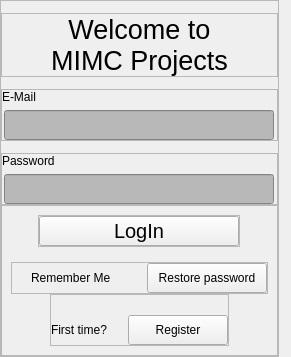
                <widget class="QWidget" name="loginPage">
                 <layout class="QVBoxLayout" name="verticalLayout_9">
                  <property name="spacing">
                   <number>0</number>
                  </property>
                  <property name="leftMargin">
                   <number>0</number>
                  </property>
                  <property name="topMargin">
                   <number>0</number>
                  </property>
                  <property name="rightMargin">
                   <number>0</number>
                  </property>
                  <property name="bottomMargin">
                   <number>0</number>
                  </property>
                  <item>
                   <widget class="QWidget" name="authMenuContainer" native="true">
                    <property name="sizePolicy">
                     <sizepolicy hsizetype="Preferred" vsizetype="Preferred">
                      <horstretch>0</horstretch>
                      <verstretch>0</verstretch>
                     </sizepolicy>
                    </property>
                    <layout class="QHBoxLayout" name="horizontalLayout_7">
                     <property name="spacing">
                      <number>0</number>
                     </property>
                     <property name="leftMargin">
                      <number>0</number>
                     </property>
                     <property name="topMargin">
                      <number>0</number>
                     </property>
                     <property name="rightMargin">
                      <number>12</number>
                     </property>
                     <property name="bottomMargin">
                      <number>0</number>
                     </property>
                     <item alignment="Qt::AlignVCenter">
                      <widget class="QFrame" name="authMenuSubContainer">
                       <property name="sizePolicy">
                        <sizepolicy hsizetype="Fixed" vsizetype="Preferred">
                         <horstretch>0</horstretch>
                         <verstretch>0</verstretch>
                        </sizepolicy>
                       </property>
                       <property name="frameShape">
                        <enum>QFrame::StyledPanel</enum>
                       </property>
                       <property name="frameShadow">
                        <enum>QFrame::Raised</enum>
                       </property>
                       <layout class="QVBoxLayout" name="verticalLayout_2">
                        <property name="spacing">
                         <number>0</number>
                        </property>
                        <property name="leftMargin">
                         <number>0</number>
                        </property>
                        <property name="topMargin">
                         <number>0</number>
                        </property>
                        <property name="rightMargin">
                         <number>0</number>
                        </property>
                        <property name="bottomMargin">
                         <number>0</number>
                        </property>
                        <item>
                         <widget class="QWidget" name="widget" native="true">
                          <layout class="QVBoxLayout" name="verticalLayout_3">
                           <property name="spacing">
                            <number>0</number>
                           </property>
                           <property name="leftMargin">
                            <number>0</number>
                           </property>
                           <property name="topMargin">
                            <number>12</number>
                           </property>
                           <property name="rightMargin">
                            <number>0</number>
                           </property>
                           <property name="bottomMargin">
                            <number>0</number>
                           </property>
                           <item alignment="Qt::AlignBottom">
                            <widget class="QFrame" name="frame">
                             <property name="frameShape">
                              <enum>QFrame::StyledPanel</enum>
                             </property>
                             <property name="frameShadow">
                              <enum>QFrame::Raised</enum>
                             </property>
                             <layout class="QHBoxLayout" name="horizontalLayout_10">
                              <property name="spacing">
                               <number>0</number>
                              </property>
                              <property name="leftMargin">
                               <number>0</number>
                              </property>
                              <property name="topMargin">
                               <number>0</number>
                              </property>
                              <property name="rightMargin">
                               <number>0</number>
                              </property>
                              <property name="bottomMargin">
                               <number>0</number>
                              </property>
                              <item>
                               <widget class="QLabel" name="welcomeLabel">
                                <property name="font">
                                 <font>
                                  <family>Arial</family>
                                  <pointsize>20</pointsize>
                                 </font>
                                </property>
                                <property name="styleSheet">
                                 <string notr="true">background-color : transparent ; color : black;</string>
                                </property>
                                <property name="text">
                                 <string>Welcome to
MIMC Projects</string>
                                </property>
                                <property name="textFormat">
                                 <enum>Qt::AutoText</enum>
                                </property>
                                <property name="alignment">
                                 <set>Qt::AlignCenter</set>
                                </property>
                               </widget>
                              </item>
                             </layout>
                            </widget>
                           </item>
                          </layout>
                         </widget>
                        </item>
                        <item alignment="Qt::AlignTop">
                         <widget class="QWidget" name="widget_2" native="true">
                          <layout class="QVBoxLayout" name="verticalLayout_4">
                           <property name="spacing">
                            <number>12</number>
                           </property>
                           <property name="leftMargin">
                            <number>0</number>
                           </property>
                           <property name="topMargin">
                            <number>12</number>
                           </property>
                           <property name="rightMargin">
                            <number>0</number>
                           </property>
                           <property name="bottomMargin">
                            <number>0</number>
                           </property>
                           <item alignment="Qt::AlignBottom">
                            <widget class="QFrame" name="emailContainer">
                             <property name="frameShape">
                              <enum>QFrame::StyledPanel</enum>
                             </property>
                             <property name="frameShadow">
                              <enum>QFrame::Raised</enum>
                             </property>
                             <layout class="QVBoxLayout" name="verticalLayout_5">
                              <property name="spacing">
                               <number>6</number>
                              </property>
                              <property name="leftMargin">
                               <number>0</number>
                              </property>
                              <property name="topMargin">
                               <number>0</number>
                              </property>
                              <property name="rightMargin">
                               <number>0</number>
                              </property>
                              <property name="bottomMargin">
                               <number>0</number>
                              </property>
                              <item>
                               <widget class="QLabel" name="emailLabel">
                                <property name="text">
                                 <string>E-Mail</string>
                                </property>
                               </widget>
                              </item>
                              <item alignment="Qt::AlignHCenter">
                               <widget class="QLineEdit" name="emailEntering">
                                <property name="minimumSize">
                                 <size>
                                  <width>270</width>
                                  <height>30</height>
                                 </size>
                                </property>
                                <property name="maximumSize">
                                 <size>
                                  <width>270</width>
                                  <height>30</height>
                                 </size>
                                </property>
                                <property name="font">
                                 <font>
                                  <pointsize>15</pointsize>
                                 </font>
                                </property>
                                <property name="styleSheet">
                                 <string notr="true">background-color: rgb(184, 184, 184); color : black;
</string>
                                </property>
                               </widget>
                              </item>
                             </layout>
                            </widget>
                           </item>
                           <item alignment="Qt::AlignBottom">
                            <widget class="QFrame" name="passContainer">
                             <property name="frameShape">
                              <enum>QFrame::StyledPanel</enum>
                             </property>
                             <property name="frameShadow">
                              <enum>QFrame::Raised</enum>
                             </property>
                             <layout class="QVBoxLayout" name="verticalLayout_6">
                              <property name="spacing">
                               <number>6</number>
                              </property>
                              <property name="leftMargin">
                               <number>0</number>
                              </property>
                              <property name="topMargin">
                               <number>0</number>
                              </property>
                              <property name="rightMargin">
                               <number>0</number>
                              </property>
                              <property name="bottomMargin">
                               <number>0</number>
                              </property>
                              <item>
                               <widget class="QLabel" name="passLabel">
                                <property name="text">
                                 <string>Password</string>
                                </property>
                               </widget>
                              </item>
                              <item alignment="Qt::AlignHCenter">
                               <widget class="QLineEdit" name="passEntering">
                                <property name="minimumSize">
                                 <size>
                                  <width>270</width>
                                  <height>30</height>
                                 </size>
                                </property>
                                <property name="maximumSize">
                                 <size>
                                  <width>270</width>
                                  <height>30</height>
                                 </size>
                                </property>
                                <property name="font">
                                 <font>
                                  <pointsize>15</pointsize>
                                 </font>
                                </property>
                                <property name="styleSheet">
                                 <string notr="true">background-color: rgb(184, 184, 184); color : black;
</string>
                                </property>
                                <property name="echoMode">
                                 <enum>QLineEdit::Password</enum>
                                </property>
                               </widget>
                              </item>
                             </layout>
                            </widget>
                           </item>
                          </layout>
                         </widget>
                        </item>
                        <item alignment="Qt::AlignTop">
                         <widget class="QFrame" name="optionsContainer">
                          <property name="frameShape">
                           <enum>QFrame::StyledPanel</enum>
                          </property>
                          <property name="frameShadow">
                           <enum>QFrame::Raised</enum>
                          </property>
                          <layout class="QVBoxLayout" name="verticalLayout_7">
                           <property name="spacing">
                            <number>0</number>
                           </property>
                           <item alignment="Qt::AlignHCenter|Qt::AlignTop">
                            <widget class="QFrame" name="loginBtnContainer">
                             <property name="frameShape">
                              <enum>QFrame::StyledPanel</enum>
                             </property>
                             <property name="frameShadow">
                              <enum>QFrame::Raised</enum>
                             </property>
                             <layout class="QVBoxLayout" name="verticalLayout_8">
                              <property name="spacing">
                               <number>0</number>
                              </property>
                              <property name="leftMargin">
                               <number>0</number>
                              </property>
                              <property name="topMargin">
                               <number>0</number>
                              </property>
                              <property name="rightMargin">
                               <number>0</number>
                              </property>
                              <property name="bottomMargin">
                               <number>0</number>
                              </property>
                              <item>
                               <widget class="QPushButton" name="loginBtn">
                                <property name="minimumSize">
                                 <size>
                                  <width>200</width>
                                  <height>30</height>
                                 </size>
                                </property>
                                <property name="maximumSize">
                                 <size>
                                  <width>200</width>
                                  <height>30</height>
                                 </size>
                                </property>
                                <property name="font">
                                 <font>
                                  <pointsize>15</pointsize>
                                 </font>
                                </property>
                                <property name="styleSheet">
                                 <string notr="true"/>
                                </property>
                                <property name="text">
                                 <string>LogIn</string>
                                </property>
                                <property name="shortcut">
                                 <string>Return, Space</string>
                                </property>
                               </widget>
                              </item>
                             </layout>
                            </widget>
                           </item>
                           <item>
                            <widget class="QLabel" name="label_3">
                             <property name="font">
                              <font>
                               <pointsize>10</pointsize>
                              </font>
                             </property>
                             <property name="styleSheet">
                              <string notr="true">background-color : transparent ; color : rgb(93, 0, 23) ;</string>
                             </property>
                             <property name="text">
                              <string/>
                             </property>
                            </widget>
                           </item>
                           <item alignment="Qt::AlignHCenter|Qt::AlignVCenter">
                            <widget class="QFrame" name="rememberResoreFrame">
                             <property name="frameShape">
                              <enum>QFrame::StyledPanel</enum>
                             </property>
                             <property name="frameShadow">
                              <enum>QFrame::Raised</enum>
                             </property>
                             <layout class="QHBoxLayout" name="horizontalLayout_11">
                              <property name="spacing">
                               <number>30</number>
                              </property>
                              <property name="leftMargin">
                               <number>0</number>
                              </property>
                              <property name="topMargin">
                               <number>0</number>
                              </property>
                              <property name="rightMargin">
                               <number>0</number>
                              </property>
                              <property name="bottomMargin">
                               <number>0</number>
                              </property>
                              <item alignment="Qt::AlignRight|Qt::AlignVCenter">
                               <widget class="QCheckBox" name="rememberCheckBox">
                                <property name="styleSheet">
                                 <string notr="true">background-color : transparent ; color : black;</string>
                                </property>
                                <property name="text">
                                 <string>Remember Me</string>
                                </property>
                               </widget>
                              </item>
                              <item alignment="Qt::AlignLeft">
                               <widget class="QPushButton" name="restorePassBtn">
                                <property name="minimumSize">
                                 <size>
                                  <width>120</width>
                                  <height>30</height>
                                 </size>
                                </property>
                                <property name="maximumSize">
                                 <size>
                                  <width>120</width>
                                  <height>30</height>
                                 </size>
                                </property>
                                <property name="styleSheet">
                                 <string notr="true"/>
                                </property>
                                <property name="text">
                                 <string>Restore password</string>
                                </property>
                               </widget>
                              </item>
                             </layout>
                            </widget>
                           </item>
                           <item alignment="Qt::AlignHCenter|Qt::AlignTop">
                            <widget class="QFrame" name="registerContainer">
                             <property name="frameShape">
                              <enum>QFrame::StyledPanel</enum>
                             </property>
                             <property name="frameShadow">
                              <enum>QFrame::Raised</enum>
                             </property>
                             <layout class="QHBoxLayout" name="horizontalLayout_12">
                              <property name="spacing">
                               <number>12</number>
                              </property>
                              <property name="leftMargin">
                               <number>0</number>
                              </property>
                              <property name="topMargin">
                               <number>20</number>
                              </property>
                              <property name="rightMargin">
                               <number>0</number>
                              </property>
                              <property name="bottomMargin">
                               <number>0</number>
                              </property>
                              <item alignment="Qt::AlignRight">
                               <widget class="QLabel" name="infoLabel">
                                <property name="minimumSize">
                                 <size>
                                  <width>65</width>
                                  <height>30</height>
                                 </size>
                                </property>
                                <property name="maximumSize">
                                 <size>
                                  <width>65</width>
                                  <height>30</height>
                                 </size>
                                </property>
                                <property name="text">
                                 <string>First time?</string>
                                </property>
                               </widget>
                              </item>
                              <item alignment="Qt::AlignLeft">
                               <widget class="QPushButton" name="regBtn">
                                <property name="minimumSize">
                                 <size>
                                  <width>100</width>
                                  <height>30</height>
                                 </size>
                                </property>
                                <property name="maximumSize">
                                 <size>
                                  <width>100</width>
                                  <height>30</height>
                                 </size>
                                </property>
                                <property name="styleSheet">
                                 <string notr="true"/>
                                </property>
                                <property name="text">
                                 <string>Register</string>
                                </property>
                               </widget>
                              </item>
                             </layout>
                            </widget>
                           </item>
                          </layout>
                         </widget>
                        </item>
                       </layout>
                      </widget>
                     </item>
                    </layout>
                   </widget>
                  </item>
                 </layout>
                </widget>
